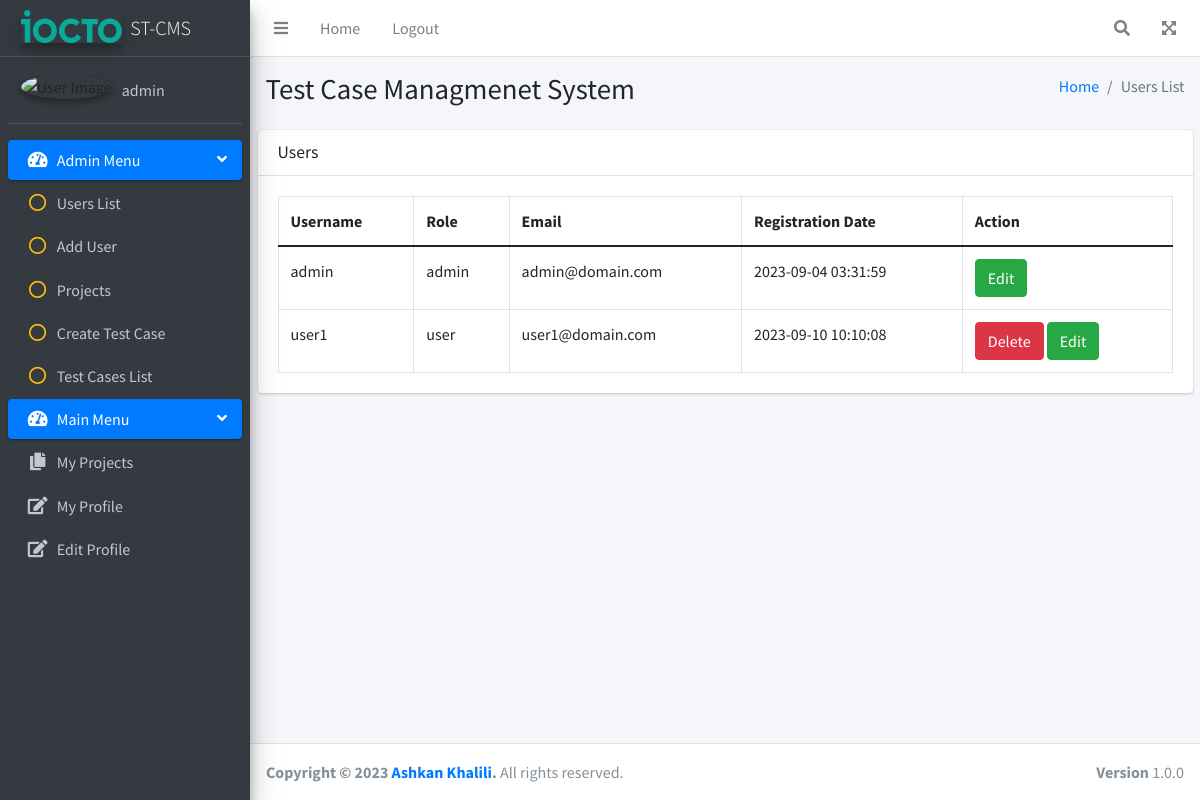
/users.php (signed in), run on the app's committed database.
### tables this page shows
CREATE TABLE IF NOT EXISTS `users` (
  `id` int NOT NULL AUTO_INCREMENT,
  `user_role` varchar(50) NOT NULL DEFAULT 'user',
  `username` varchar(255) NOT NULL,
  `email` varchar(60) DEFAULT NULL,
  `password` varchar(255) NOT NULL,
  `reg_date` timestamp NULL DEFAULT NULL,
  `first_name` varchar(255) NOT NULL,
  `last_name` varchar(255) NOT NULL,
  PRIMARY KEY (`id`)
);

### users.php (the view, shortened to what this page needs)
<?php
include 'db_config.php';
$sql = "SELECT id, username, user_role, email, reg_date FROM users";
$result = mysqli_query($conn, $sql);
$users = [];
if (mysqli_num_rows($result) > 0) {
    while ($row = mysqli_fetch_assoc($result)) {
        $users[] = $row;
    }
}
include 'header.php';
include 'body.php';
?>
<div class="col-md-12">
    <div class="card">
        <div class="card-header">
            <h2 class="card-title">Users</h2>
        </div>
        <div class="card-body">
            <table class="table table-bordered">
                <thead>
                    <tr>
                        <th>Username</th>
                        <th>Role</th>
                        <th>Email</th>
                        <th>Registration Date</th>
                        <th>Action</th>
                    </tr>
                </thead>
                <tbody>
                    <?php foreach ($users as $user): ?>
                        <tr>
                            <td><?php echo $user['username']; ?></td>
                            <td><?php echo $user['user_role']; ?></td>
                            <td><?php echo $user['email']; ?></td>
                            <td><?php echo $user['reg_date']; ?></td>
                            <td>
                                <?php if ($user['user_role'] !== 'admin'): ?>
                                    <button class="btn btn-danger" data-toggle="modal" data-target="#deleteModal<?php echo $user['id']; ?>">Delete</button>
                                <?php endif; ?>
                                <?php if ($_SESSION['user_role'] === 'admin'): ?>
                                    <a class="btn btn-success" href="edit_user.php?id=<?php echo $user['id']; ?>">Edit</a>
                                <?php endif; ?>
                            </td>
                        </tr>
                    <?php endforeach; ?>
                </tbody>
            </table>
        </div>
    </div>
</div>
<?php include 'footer.php'; ?>

### data on the page
users: username "admin", user_role "admin", email "admin@domain.com", reg_date "2023-09-04 03:31:59"
users: username "user1", user_role "user", email "user1@domain.com", reg_date "2023-09-10 10:10:08"

### other printed values
$user_name "admin"
$title "Users List"
